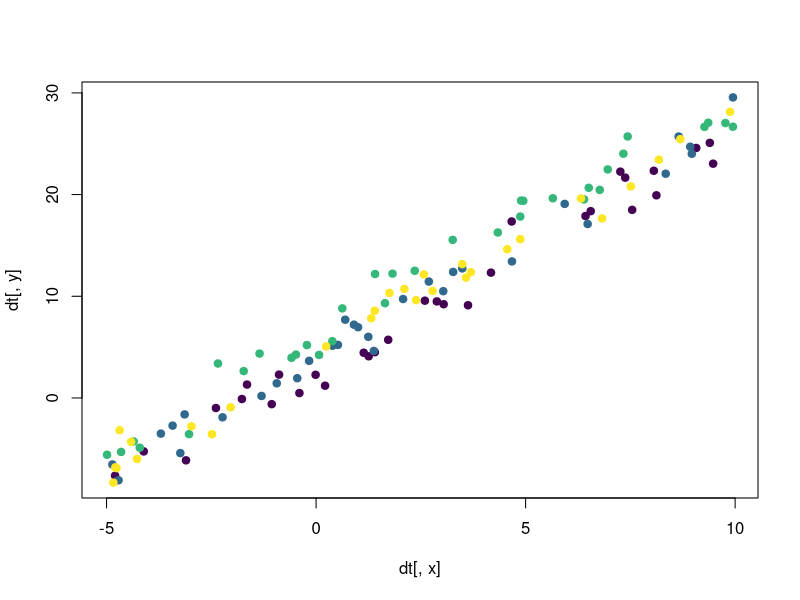

Recreate this plot in R.

#### Aim of prog: create dummy data for a hierarchical model

#### Clear memory and load libraries
rm(list = ls())
graphics.off()

library(data.table)
library(viridis)

#### Create data
## Common variables
set.seed(1969-08-18) # Woodstock seed

n_group = 4

min_per_group = 25
max_per_group = 40

data_per_group = sample(x = min_per_group:max_per_group, size = n_group, replace = TRUE)
n_data = sum(data_per_group)

colours = viridis(n_group)

## Parameters
beta0 = 5.5
sigma_beta = 2
beta0_group = rnorm(n = n_group, mean = beta0, sd = sigma_beta)

beta1 = 2.3

sigma_res = sqrt(2)

## Explanatory variable
x = runif(n = n_data, min = -5, max = 10)
dt = data.table(y = numeric(n_data), x = x, group = rep(1:n_group, data_per_group))

dt[, colour := colours[group], by = group]
dt[, .N, by = group] # This should be equal to data_per_group

count = 0
for (i in 1:n_group)
{
	ind = (1 + count):(data_per_group[i] + count)
	dt[ind, y := rnorm(n = data_per_group[i], mean = beta0_group[i] + beta1*x, sd = sigma_res)]
	count = count + data_per_group[i]
}

plot(dt[, x], dt[, y], pch = 19, col = dt[, colour])

saveRDS(dt, "./data.rds")
